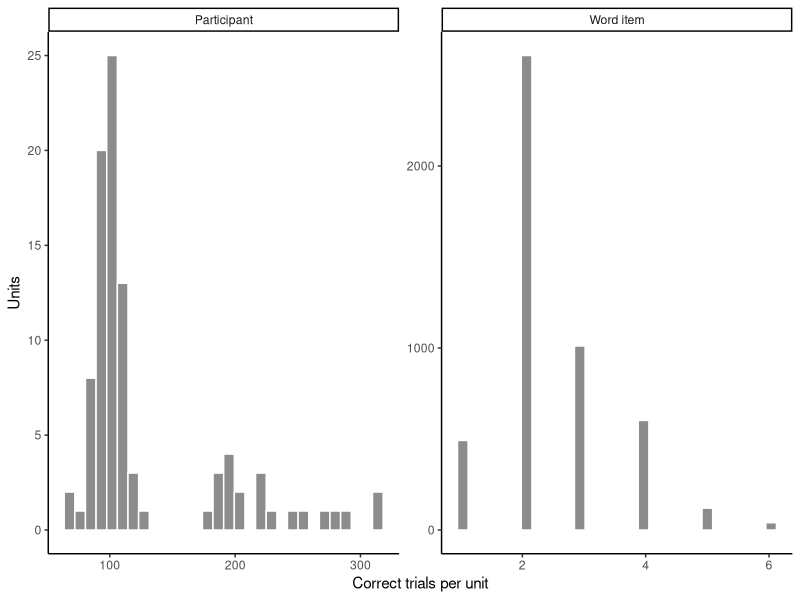

Source code (R):
## ---- chunk 1
#| label: mald-structure
mald_all <- read.csv("data/mald/mald-connected-trials.csv")
mald <- subset(mald_all, correct == 1L)

participant_counts <- aggregate(
  log_rt ~ participant_id,
  data = mald,
  FUN = length
)
item_counts <- aggregate(
  log_rt ~ item,
  data = mald,
  FUN = length
)

structure_summary <- c(
  connected_rows = nrow(mald_all),
  correct_latency_rows = nrow(mald),
  participants = length(unique(mald$participant_id)),
  word_items = length(unique(mald$item)),
  participant_word_pairs = nrow(unique(mald[c("participant_id", "item")]))
)
structure_summary
## ---- chunk 2
#| label: inspect-one-mald-trial
mald_all[1L, c(
  "participant_id", "session_id", "run_id", "trial_order", "item",
  "rt_ms", "correct", "frequency_subtlex", "duration_ms", "n_phones",
  "n_syllables"
)]
## ---- chunk 3
#| label: plot-mald-repetition
library(ggplot2)

repetition_data <- rbind(
  data.frame(
    unit = "Participant",
    repetitions = participant_counts$log_rt
  ),
  data.frame(
    unit = "Word item",
    repetitions = item_counts$log_rt
  )
)

ggplot(repetition_data, aes(x = repetitions)) +
  geom_histogram(bins = 30, fill = "grey55", color = "white") +
  facet_wrap(~unit, scales = "free") +
  labs(x = "Correct trials per unit", y = "Units") +
  theme_classic()
## ---- chunk 4
#| label: mald-crossing-check
crossing_check <- c(
  smallest_participant_item_inventory = min(participant_counts$log_rt),
  largest_participant_item_inventory = max(participant_counts$log_rt),
  smallest_item_listener_inventory = min(item_counts$log_rt),
  largest_item_listener_inventory = max(item_counts$log_rt)
)
crossing_check
## ---- chunk 5
#| label: show-mald-incidence-example
example_participants <- unique(mald$participant_id)[seq_len(5L)]
example_items <- unique(mald$item)[seq_len(8L)]
xtabs(
  ~ participant_id + item,
  data = subset(
    mald,
    participant_id %in% example_participants & item %in% example_items
  )
)
